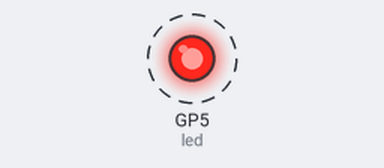
Bench run of a program on a simulated Raspberry Pi Pico running MicroPython. Shown: output pins drawn as LEDs (lit = HIGH). Wiring (from the project's diagram.json): red LED on GP5. Dashed ring = blinking. What the program prints to the serial console is not drawn.

Above: at 0.2 s.
Timing chart, 0 to 3.0 s (numbered marks = the images above):
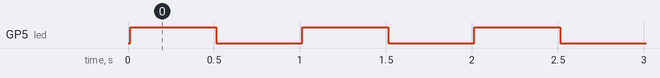

The program:

main.py
```python
from machine import Pin
from utime import sleep

sleep(0.01) # Wait for USB to connect
print(
    "RasPi GPIO pins are 3.3V. "
    "Assuming 2.1V forward voltage for the LED, "
    "a 120 Ohm resistor will limit the current to 10mA. "
    "(3.3V - 2.1V) / 120Ohm = 10mA")

led = Pin(5, Pin.OUT)
while True:
  led.toggle()
  sleep(0.5)
```

Measured:
- by itself, GP5 (led): alternates HIGH for 0.50 s and LOW for 0.50 s
